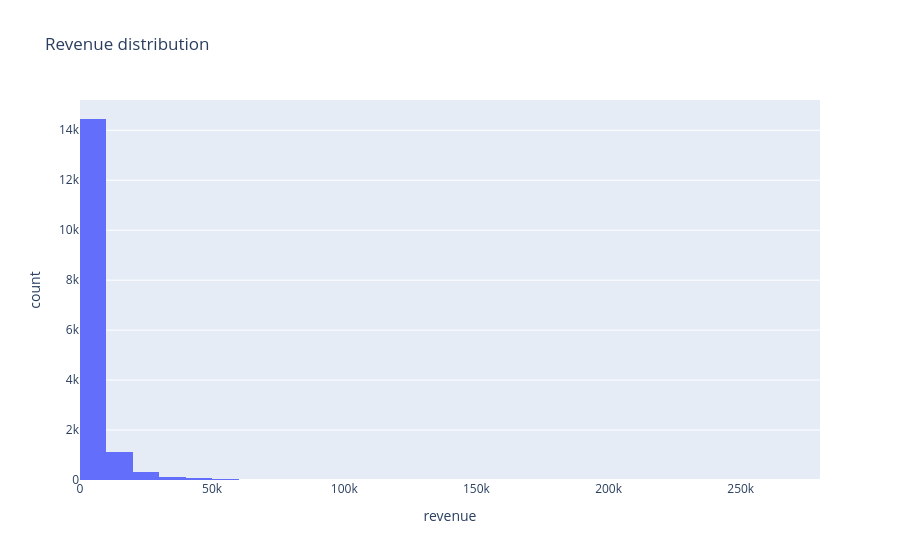

The notebook cell saved with this chart:
### Code cell
describe_revenue = (pd.DataFrame(df['revenue']
                            .describe())
                            .reset_index()
                            .rename(columns={'index': 'metric'})
                            )
eda_tables['Описание revenue'] = describe_revenue

print('Описание revenue:')
display(describe_revenue)

fig = px.histogram(
    df,
    x='revenue',
    nbins=50,
    range_x=[0, 280000],
    title='Revenue distribution'
)
eda_figs['Revenue distribution'] = fig
fig.show()

### Figure 1 — Plotly figure (JSON) as saved in the notebook; plotly's stock layout.template omitted (floating-point values rounded to 4 significant figures; data arrays with more than 128 entries replaced by an {"elided": "..."} marker saying what was removed)
{"data": [{"bingroup": "x", "hovertemplate": "revenue=%{x}<br>count=%{y}<extra></extra>", "legendgroup": "", "marker": {"color": "#636efa", "pattern": {"shape": ""}}, "name": "", "nbinsx": 50, "orientation": "v", "showlegend": false, "type": "histogram", "x": {"elided": "16200 float values"}, "xaxis": "x", "yaxis": "y"}], "layout": {"barmode": "relative", "legend": {"tracegroupgap": 0}, "title": {"text": "Revenue distribution"}, "xaxis": {"anchor": "y", "domain": [0, 1], "range": [0, 280000], "title": {"text": "revenue"}}, "yaxis": {"anchor": "x", "domain": [0, 1], "title": {"text": "count"}}}}
